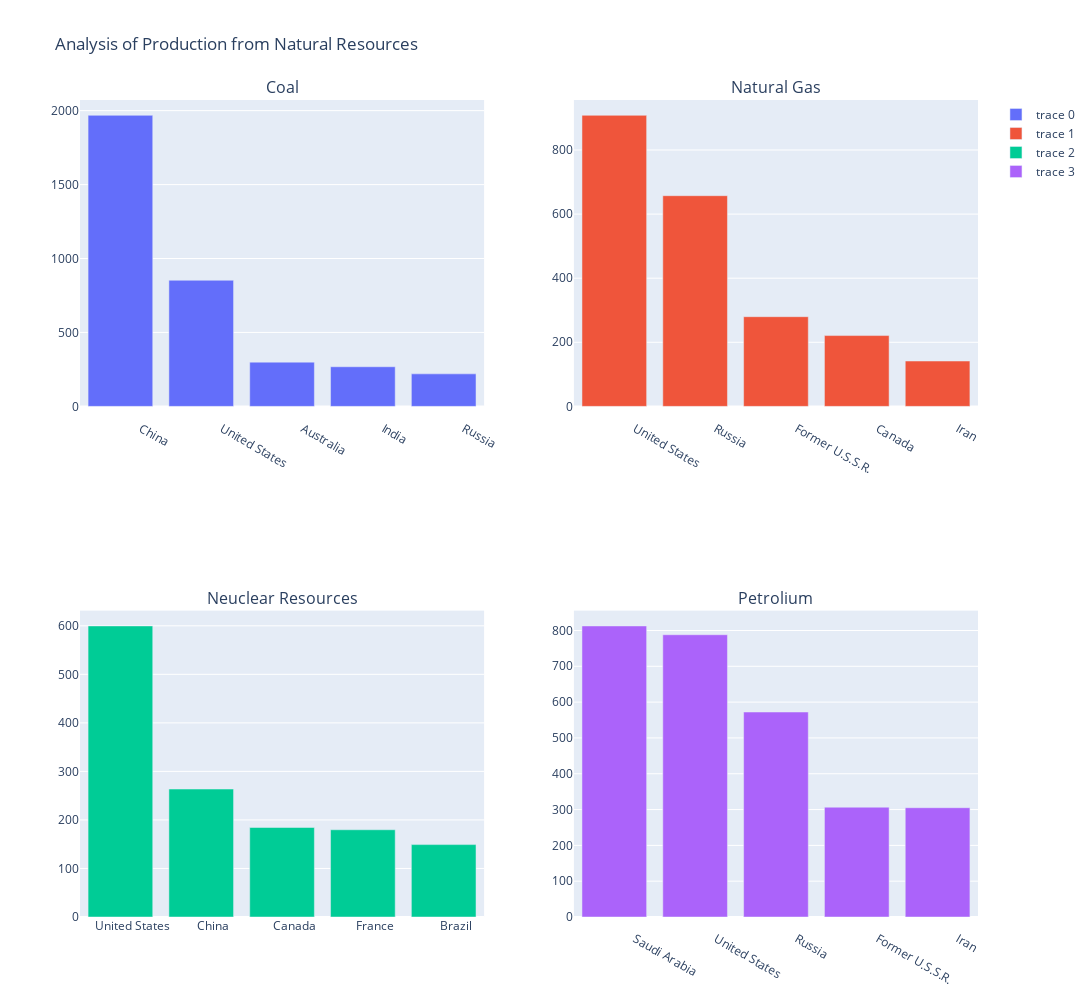

Source (notebook cell):
### Code cell
fig = make_subplots(rows=2, cols=2, subplot_titles=("Coal", "Natural Gas", "Neuclear Resources", "Petrolium"))

fig.add_trace(
    go.Bar(x=coal.Country, y=coal.Production_Coal),
                 row=1, col=1
)
fig.add_trace(
    go.Bar(x=naturalGas.Country, y=naturalGas.Production_NaturalGas),
                 row=1, col=2
)
fig.add_trace(
    go.Bar(x=neuclear.Country, y=neuclear.Production_Neuclear),
                 row=2, col=1
)
fig.add_trace(
    go.Bar(x=petrolium.Country, y=petrolium.Production_Petrolium),
                 row=2, col=2
)

fig.update_layout(height=1000, width=1500, title_text="Analysis of Production from Natural Resources")
fig.show()

### Figure 1 — Plotly figure (JSON) as saved in the notebook; plotly's stock layout.template omitted (floating-point values rounded to 4 significant figures)
{"data": [{"type": "bar", "x": ["        China", "        United States", "        Australia", "        India", "        Russia"], "xaxis": "x", "y": [1968.0, 852.9, 299.2, 268.0, 219.8], "yaxis": "y"}, {"type": "bar", "x": ["        United States", "        Russia", "        Former U.S.S.R.", "        Canada", "        Iran"], "xaxis": "x2", "y": [908.3, 657.5, 279.9, 221.0, 141.5], "yaxis": "y2"}, {"type": "bar", "x": ["        United States", "        China", "        Canada", "        France", "        Brazil"], "xaxis": "x3", "y": [599.7, 263.7, 184.4, 179.8, 149.2], "yaxis": "y3"}, {"type": "bar", "x": ["        Saudi Arabia", "        United States", "        Russia", "        Former U.S.S.R.", "        Iran"], "xaxis": "x4", "y": [812.7, 788.1, 572.4, 306.6, 305.1], "yaxis": "y4"}], "layout": {"annotations": [{"font": {"size": 16}, "showarrow": false, "text": "Coal", "x": 0.225, "xanchor": "center", "xref": "paper", "y": 1, "yanchor": "bottom", "yref": "paper"}, {"font": {"size": 16}, "showarrow": false, "text": "Natural Gas", "x": 0.775, "xanchor": "center", "xref": "paper", "y": 1, "yanchor": "bottom", "yref": "paper"}, {"font": {"size": 16}, "showarrow": false, "text": "Neuclear Resources", "x": 0.225, "xanchor": "center", "xref": "paper", "y": 0.375, "yanchor": "bottom", "yref": "paper"}, {"font": {"size": 16}, "showarrow": false, "text": "Petrolium", "x": 0.775, "xanchor": "center", "xref": "paper", "y": 0.375, "yanchor": "bottom", "yref": "paper"}], "height": 1000, "title": {"text": "Analysis of Production from Natural Resources"}, "width": 1500, "xaxis": {"anchor": "y", "domain": [0, 0.45]}, "xaxis2": {"anchor": "y2", "domain": [0.55, 1]}, "xaxis3": {"anchor": "y3", "domain": [0, 0.45]}, "xaxis4": {"anchor": "y4", "domain": [0.55, 1]}, "yaxis": {"anchor": "x", "domain": [0.625, 1]}, "yaxis2": {"anchor": "x2", "domain": [0.625, 1]}, "yaxis3": {"anchor": "x3", "domain": [0, 0.375]}, "yaxis4": {"anchor": "x4", "domain": [0, 0.375]}}}
